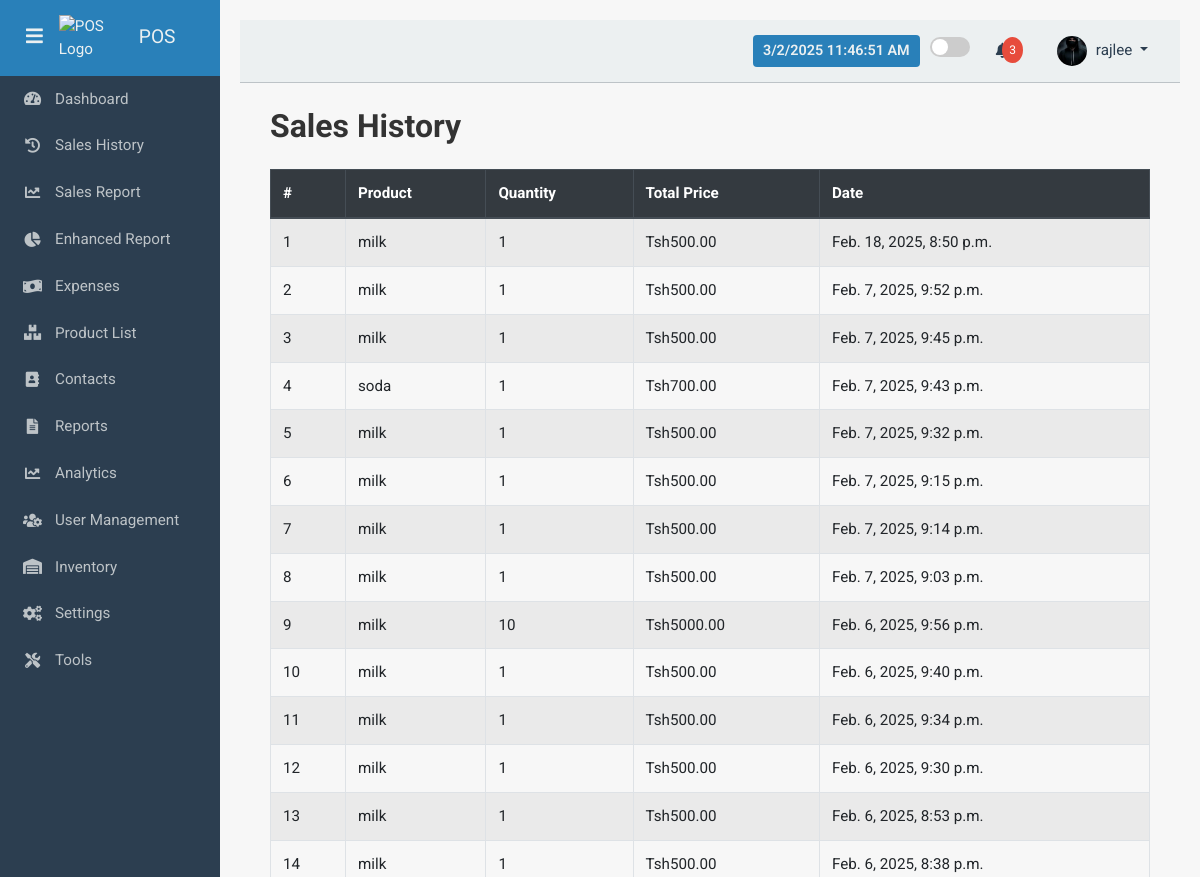
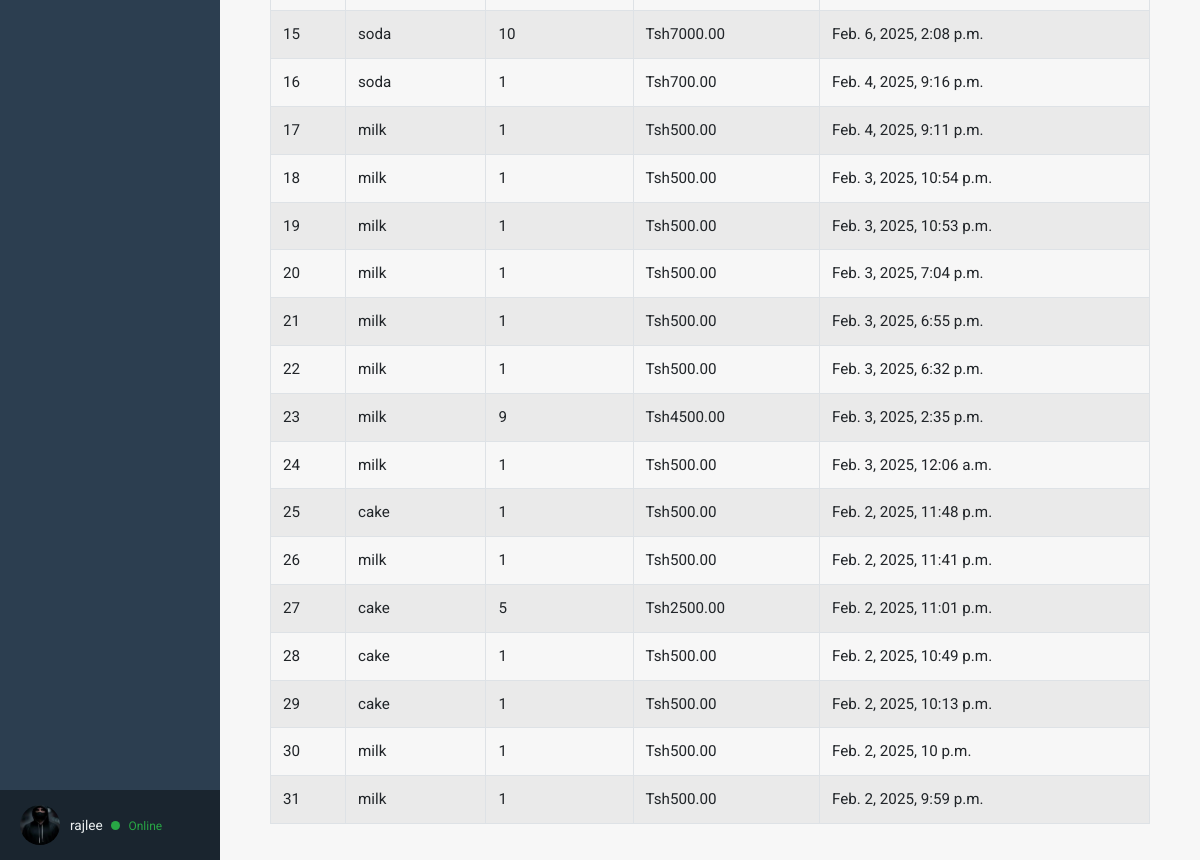
Page /sales_history/ (signed in) on the earlier database version (2 pictures, top to bottom).
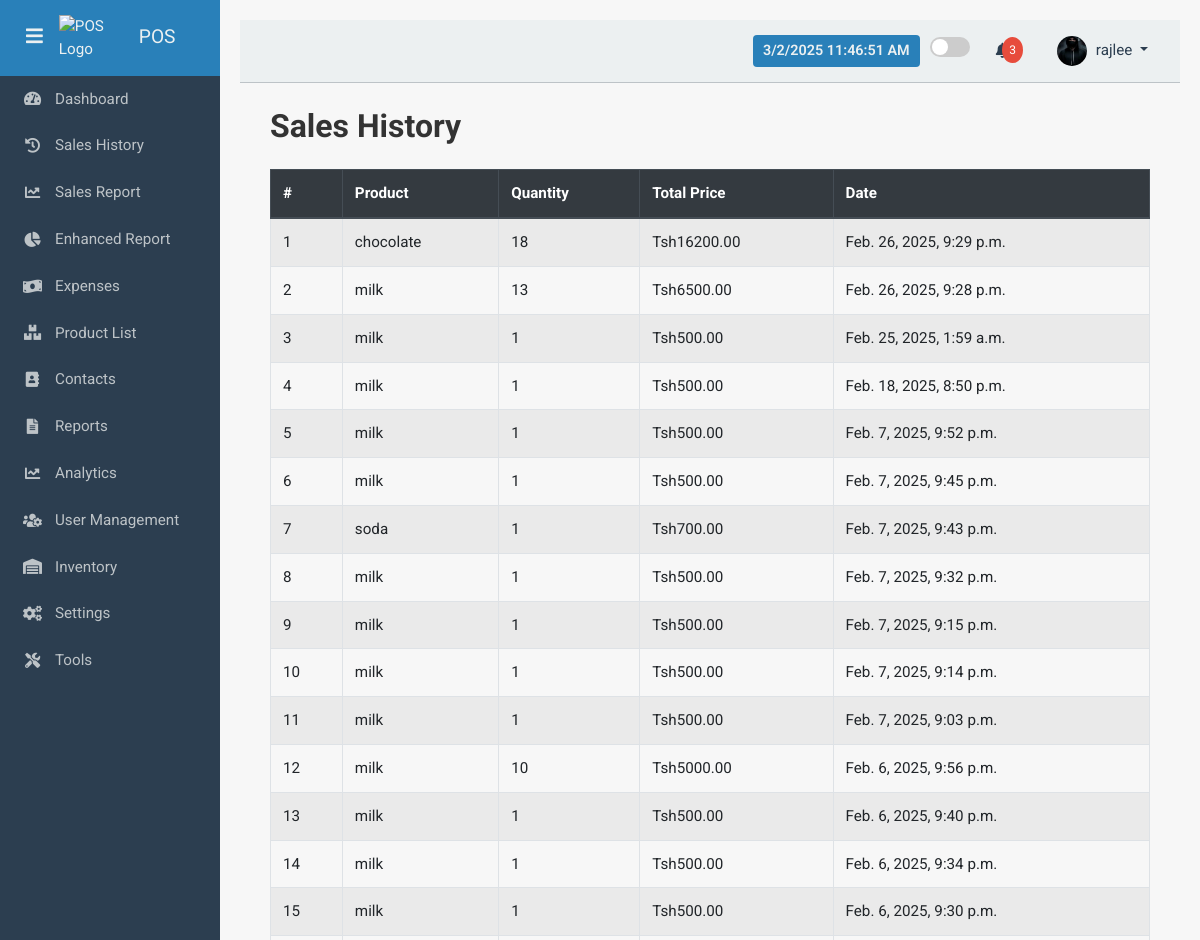
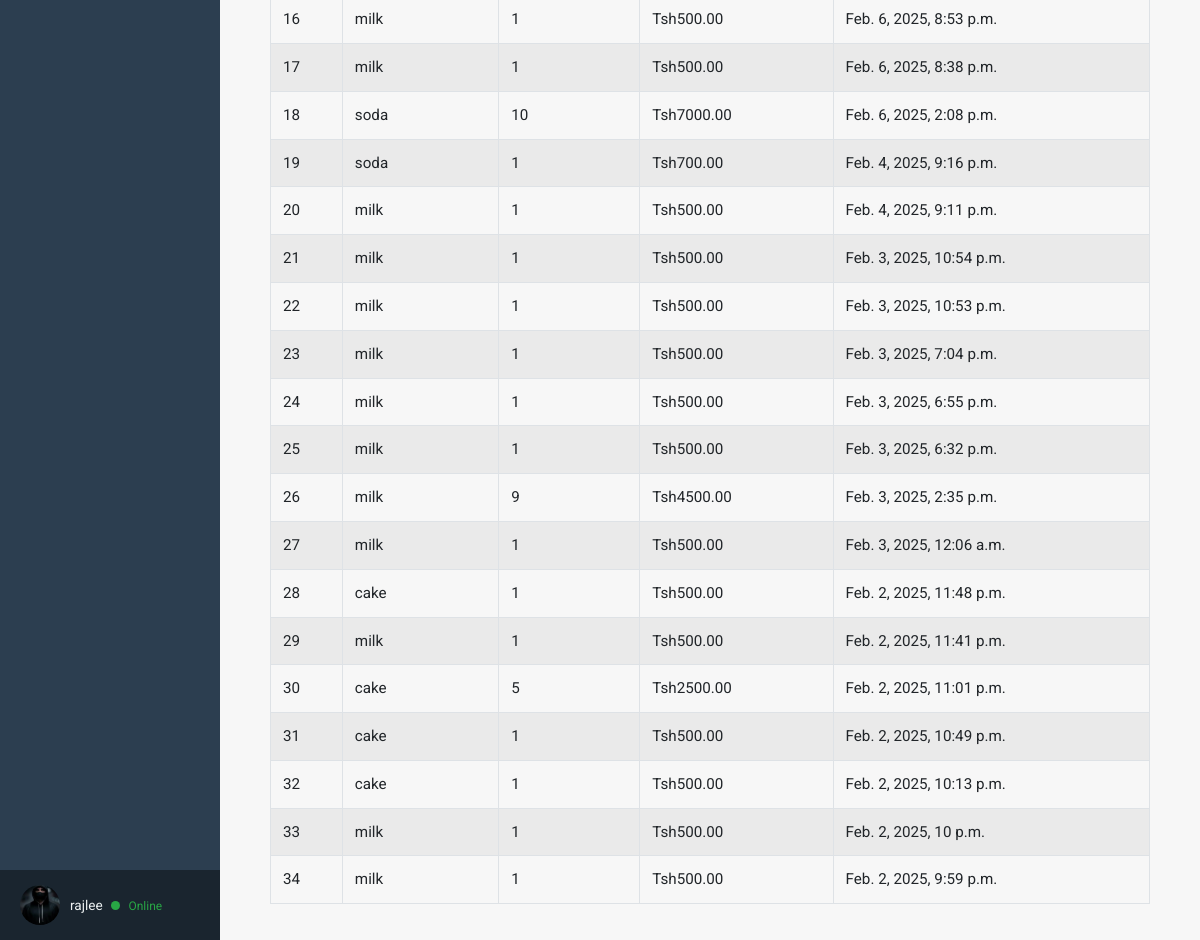
Same page on the later database version (2 pictures, top to bottom).
### pos/models.py (models this page shows, shortened)
class Sale(models.Model):
    customer = models.ForeignKey(
        'Customer', null=True, blank=True, on_delete=models.SET_NULL
    )
    product = models.ForeignKey(
        Product, on_delete=models.CASCADE, null=True, blank=True
    )
    quantity = models.PositiveIntegerField(null=True, blank=True)
    total_price = models.DecimalField(
        max_digits=10, decimal_places=2, blank=True, null=True
    )
    total_amount = models.DecimalField(
        max_digits=10, decimal_places=2, blank=True, null=True
    )
    payment_method = models.CharField(
        max_length=50,
        choices=[
            ("cash", "Cash"),
            ("card", "Card"),
            ("mobile_money", "Mobile Money")
        ],
    )
    date = models.DateTimeField(auto_now_add=True)
    cashier = models.ForeignKey(User, on_delete=models.CASCADE)
    def print_receipt_link(self):
        if self.id:
            url = reverse("generate_receipt", args=[self.id])
            return format_html(
                '<a class="button" href="{}" target="_blank">Print Receipt</a>', url
            )
        return "-"
    print_receipt_link.short_description = "Print Receipt"

class Product(models.Model):
    name = models.CharField(max_length=255)
    category = models.ForeignKey(
        Category, on_delete=models.SET_NULL, null=True, blank=True
    )
    description = models.TextField(blank=True)
    price = models.DecimalField(max_digits=10, decimal_places=2)
    image = models.ImageField(upload_to='products/', blank=True, null=True)
    stock = models.PositiveIntegerField(default=0)
    barcode = models.CharField(max_length=50, unique=True, blank=True)
    supplier = models.ForeignKey(
        Supplier, on_delete=models.SET_NULL, null=True, blank=True
    )
    expiration_date = models.DateField(null=True, blank=True)
    reorder_level = models.IntegerField(default=10)  # Low stock alert

### pos/views.py (the view)
# urls.py: path('sales_history/', views.sales_history, name='sales_history'),
@login_required
def sales_history(request):
    sales = Sale.objects.all().order_by('-date')
    return render(request, 'pos/sales_history.html', {'sales': sales})

### pos/templates/pos/sales_history.html (shortened to what this page needs)
{% extends 'base.html' %}
{% block content %}
<div class="container">
    <h2 class="my-4">Sales History</h2>
    {% if sales %}
    <table class="table table-striped table-bordered">
        <thead class="thead-dark">
            <tr>
                <th>#</th>
                <th>Product</th>
                <th>Quantity</th>
                <th>Total Price</th>
                <th>Date</th>
            </tr>
        </thead>
        <tbody>
            {% for sale in sales %}
                <tr>
                    <td>{{ forloop.counter }}</td>
                    <td>{{ sale.product.name }}</td>
                    <td>{{ sale.quantity }}</td>
                    <td>Tsh{{ sale.total_price }}</td>
                    <td>{{ sale.date }}</td>
                </tr>
            {% endfor %}
        </tbody>
    </table>
    {% else %}
        <p class="alert alert-warning">No sales records found.</p>
    {% endif %}
</div>
{% endblock %}

Differences in the rows shown:
added Sale: product.name "chocolate", quantity "18", total_price "16200.00", date "Feb. 26, 2025, 9:29 p.m."
added Sale: product.name "milk", quantity "13", total_price "6500.00", date "Feb. 26, 2025, 9:28 p.m."
added Sale: product.name "milk", quantity "1", total_price "500.00", date "Feb. 25, 2025, 1:59 a.m."
